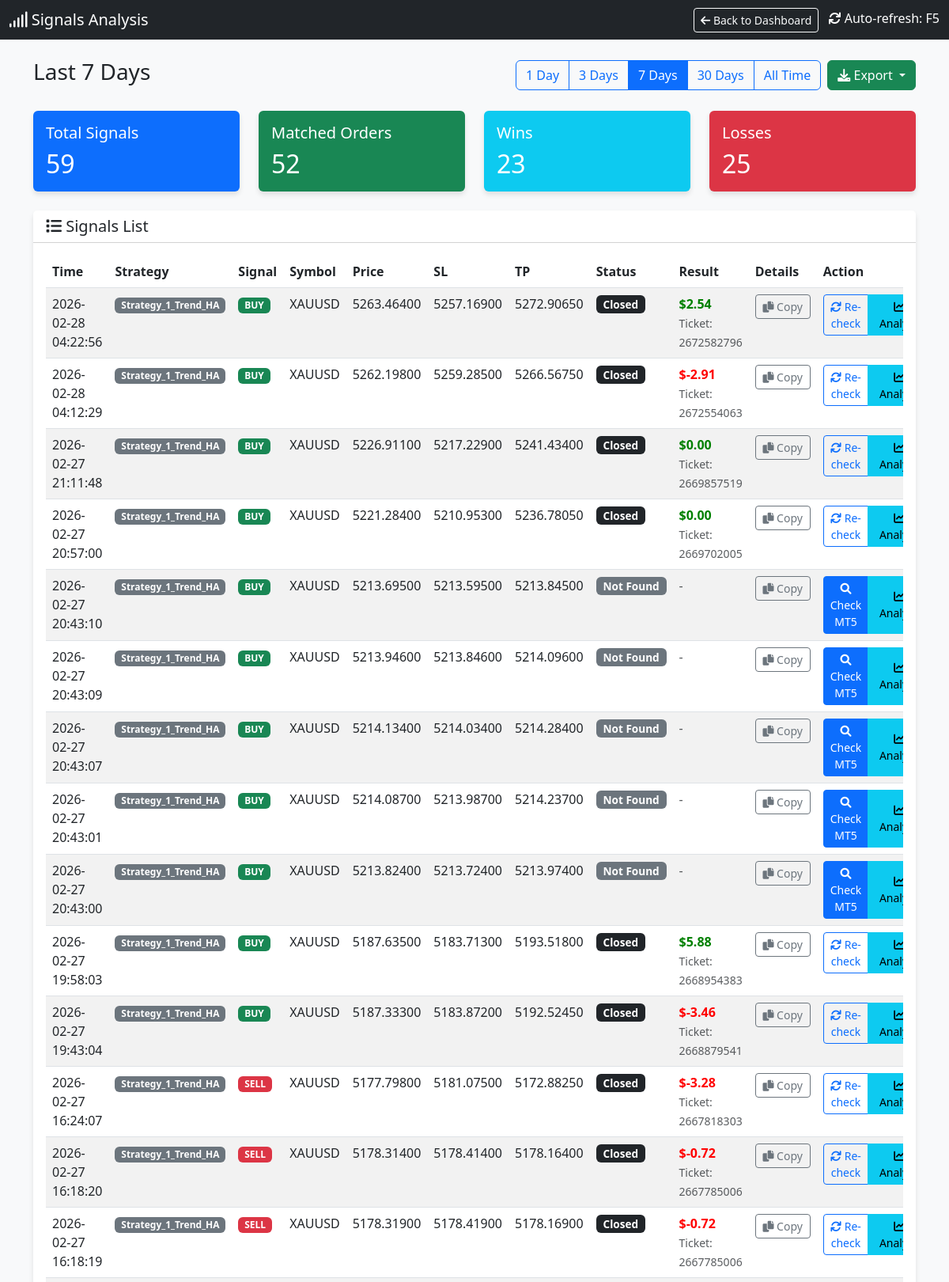
The app's page /signals (upper part) with its own data.
### tables this page shows
CREATE TABLE signals (
                id INTEGER PRIMARY KEY AUTOINCREMENT,
                timestamp DATETIME DEFAULT CURRENT_TIMESTAMP,
                strategy_name TEXT,
                symbol TEXT,
                signal_type TEXT,
                price REAL,
                sl REAL,
                tp REAL,
                indicators TEXT,
                status TEXT,
                account_id INTEGER DEFAULT 0
            );

CREATE TABLE orders (
                ticket INTEGER PRIMARY KEY,
                strategy_name TEXT,
                symbol TEXT,
                order_type TEXT,
                volume REAL,
                open_price REAL,
                sl REAL,
                tp REAL,
                open_time DATETIME,
                close_price REAL,
                profit REAL,
                comment TEXT,
                account_id INTEGER DEFAULT 0
            );

### dashboard.py (the view)
@app.route('/signals')
def signals_page():
    cur = get_db().cursor()
    days_param = request.args.get('days', '7')  # Default 7 days
    if days_param == "all":
        days = 36500
        filter_label = "All Time"
    else:
        try:
            days = int(days_param)
            filter_label = f"Last {days} Days"
        except:
            days = 7
            filter_label = "Last 7 Days"
    cutoff_date = datetime.now() - timedelta(days=days)
    cutoff_str = cutoff_date.strftime("%Y-%m-%d %H:%M:%S")
    cur.execute("SELECT * FROM signals WHERE timestamp >= ? ORDER BY timestamp DESC", (cutoff_str,))
    signals = cur.fetchall()
    signals_with_status = []
    for sig in signals:
        signal_dict = dict(sig)
        try:
            sig_timestamp = sig['timestamp']
            if isinstance(sig_timestamp, str):
                try:
                    sig_time = datetime.strptime(sig_timestamp, '%Y-%m-%d %H:%M:%S')
                except:
                    try:
                        sig_time = datetime.strptime(sig_timestamp, '%Y-%m-%d %H:%M:%S.%f')
                    except:
                        sig_time = datetime.fromisoformat(sig_timestamp.replace('Z', '+00:00'))
            else:
                sig_time = datetime.fromtimestamp(sig_timestamp)
            time_lower = (sig_time - timedelta(seconds=30)).strftime('%Y-%m-%d %H:%M:%S')
            time_upper = (sig_time + timedelta(seconds=30)).strftime('%Y-%m-%d %H:%M:%S')
        except Exception as e:
            time_lower = None
            time_upper = None
        matching_order = None
        if time_lower and time_upper:
            try:
                cur.execute("""
                    SELECT * FROM orders
                    WHERE strategy_name = ?
                    AND symbol = ?
                    AND order_type = ?
                    AND open_time BETWEEN ? AND ?
                    ORDER BY ABS(open_price - ?) ASC
                    LIMIT 1
                """, (sig['strategy_name'], sig['symbol'], sig['signal_type'], time_lower, time_upper, sig['price']))
                matching_order = cur.fetchone()
            except Exception as e:
                pass
        if matching_order:
            signal_dict['order_ticket'] = matching_order['ticket']
            signal_dict['order_profit'] = matching_order['profit']
            signal_dict['order_status'] = 'closed' if matching_order['profit'] is not None else 'open'
            signal_dict['has_order'] = True
        else:
            signal_dict['order_ticket'] = None
            signal_dict['order_profit'] = None
            signal_dict['order_status'] = 'not_found'
            signal_dict['has_order'] = False
        signals_with_status.append(signal_dict)
    total_signals = len(signals_with_status)
    matched_orders = len([s for s in signals_with_status if s['has_order']])
    wins = len([s for s in signals_with_status if s['has_order'] and s['order_profit'] is not None and s['order_profit'] > 0])
    losses = len([s for s in signals_with_status if s['has_order'] and s['order_profit'] is not None and s['order_profit'] < 0])
    cur.execute("SELECT DISTINCT strategy_name FROM orders ORDER BY strategy_name")
    strategies = [row['strategy_name'] for row in cur.fetchall()]
    return render_template('signals.html',
                         signals=signals_with_status,
                         total_signals=total_signals,
                         matched_orders=matched_orders,
                         wins=wins,
                         losses=losses,
                         current_filter=days_param,
                         filter_label=filter_label,
                         strategies=strategies)

### dashboard.py (called while the page is built)
def get_db():
    db = getattr(g, '_database', None)
    if db is None:
        db = g._database = sqlite3.connect(DB_PATH)
        db.row_factory = sqlite3.Row
    return db

@app.teardown_appcontext
def close_connection(exception):
    db = getattr(g, '_database', None)
    if db is not None:
        db.close()

def format_vn_time(value):
    if not value:
        return ""
    try:
        if isinstance(value, str):
            try:
                dt = datetime.strptime(value, "%Y-%m-%d %H:%M:%S")
            except ValueError:
                try:
                    dt = datetime.strptime(value, "%Y-%m-%d %H:%M:%S.%f")
                except ValueError:
                    dt = datetime.strptime(value, "%Y-%m-%d %H:%M")
        else:
            dt = value
        vn_time = dt + timedelta(hours=7)
        res = vn_time.strftime("%Y-%m-%d %H:%M:%S")
        return res
    except Exception as e:
        print(f"DEBUG: Error parsing '{value}': {e}")
        return value # Return original on error

### templates/signals.html (shortened to what this page needs)
<!DOCTYPE html>
<html lang="en">
<head>
    <link href="https://cdn.jsdelivr.net/npm/bootstrap@5.3.0/dist/css/bootstrap.min.css" rel="stylesheet">
    <link href="https://cdnjs.cloudflare.com/ajax/libs/font-awesome/6.0.0/css/all.min.css" rel="stylesheet">
</head>
<body>
    <nav class="navbar navbar-dark bg-dark mb-4">
        <div class="container-fluid">
            <span class="navbar-brand mb-0 h1"><i class="fas fa-signal"></i> Signals Analysis</span>
            <div>
                <a href="/" class="btn btn-outline-light btn-sm me-2">
                    <i class="fas fa-arrow-left"></i> Back to Dashboard
                </a>
                <span class="text-white"><i class="fas fa-sync"></i> Auto-refresh: F5</span>
            </div>
        </div>
    </nav>
    <div class="container mb-4">
        <div class="d-flex justify-content-between align-items-center">
            <h3>{{ filter_label }}</h3>
            <div class="d-flex gap-2">
                <div class="btn-group" role="group">
                    <a href="/signals?days=1" class="btn btn-outline-primary {% if current_filter == '1' %}active{% endif %}">1 Day</a>
                    <a href="/signals?days=3" class="btn btn-outline-primary {% if current_filter == '3' %}active{% endif %}">3 Days</a>
                    <a href="/signals?days=7" class="btn btn-outline-primary {% if current_filter == '7' %}active{% endif %}">7 Days</a>
                    <a href="/signals?days=30" class="btn btn-outline-primary {% if current_filter == '30' %}active{% endif %}">30 Days</a>
                    <a href="/signals?days=all" class="btn btn-outline-primary {% if current_filter == 'all' %}active{% endif %}">All Time</a>
                </div>
                <div class="btn-group" role="group">
                    <button type="button" class="btn btn-success dropdown-toggle" data-bs-toggle="dropdown" aria-expanded="false" title="Export to CSV">
                        <i class="fas fa-download"></i> Export
                    </button>
                </div>
            </div>
        </div>
    </div>
    <div class="container">
        <div class="row mb-4">
            <div class="col-md-3">
                <div class="card bg-primary text-white">
                    <div class="card-body">
                        <h5 class="card-title">Total Signals</h5>
                        <h2 class="card-text">{{ total_signals }}</h2>
                    </div>
                </div>
            </div>
            <div class="col-md-3">
                <div class="card bg-success text-white">
                    <div class="card-body">
                        <h5 class="card-title">Matched Orders</h5>
                        <h2 class="card-text">{{ matched_orders }}</h2>
                    </div>
                </div>
            </div>
            <div class="col-md-3">
                <div class="card bg-info text-white">
                    <div class="card-body">
                        <h5 class="card-title">Wins</h5>
                        <h2 class="card-text">{{ wins }}</h2>
                    </div>
                </div>
            </div>
            <div class="col-md-3">
                <div class="card bg-danger text-white">
                    <div class="card-body">
                        <h5 class="card-title">Losses</h5>
                        <h2 class="card-text">{{ losses }}</h2>
                    </div>
                </div>
            </div>
        </div>
        <div class="card">
            <div class="card-header bg-white">
                <h5 class="mb-0"><i class="fas fa-list"></i> Signals List</h5>
            </div>
            <div class="card-body">
                <div class="table-responsive">
                    <table class="table table-hover table-striped">
                        <thead>
                            <tr>
                                <th>Time</th>
                                <th>Strategy</th>
                                <th>Signal</th>
                                <th>Symbol</th>
                                <th>Price</th>
                                <th>SL</th>
                                <th>TP</th>
                                <th>Status</th>
                                <th>Result</th>
                                <th>Details</th>
                                <th>Action</th>
                            </tr>
                        </thead>
                        <tbody>
                            {% for sig in signals %}
                            <tr class="signal-row" id="signal-row-{{ sig.id }}">
                                <td>{{ sig.timestamp | to_vn_time }}</td>
                                <td><span class="badge bg-secondary">{{ sig.strategy_name }}</span></td>
                                <td>
                                    {% if sig.signal_type == 'BUY' %}
                                    <span class="badge badge-buy">BUY</span>
                                    {% else %}
                                    <span class="badge badge-sell">SELL</span>
                                    {% endif %}
                                </td>
                                <td>{{ sig.symbol }}</td>
                                <td>{{ "%.5f"|format(sig.price) }}</td>
                                <td>{{ "%.5f"|format(sig.sl) if sig.sl else '-' }}</td>
                                <td>{{ "%.5f"|format(sig.tp) if sig.tp else '-' }}</td>
                                <td id="status-{{ sig.id }}">
                                    {% if sig.has_order %}
                                        {% if sig.order_status == 'closed' %}
                                            <span class="badge bg-dark status-badge">Closed</span>
                                        {% else %}
                                            <span class="badge bg-warning status-badge">Open</span>
                                        {% endif %}
                                    {% else %}
                                        <span class="badge bg-secondary status-badge">Not Found</span>
                                    {% endif %}
                                </td>
                                <td id="result-{{ sig.id }}">
                                    {% if sig.has_order and sig.order_profit is not none %}
                                        <span class="{% if sig.order_profit >= 0 %}profit-pos{% else %}profit-neg{% endif %}">
                                            ${{ "%.2f"|format(sig.order_profit) }}
                                        </span>
                                        <br>
                                        <small class="text-muted">Ticket: {{ sig.order_ticket }}</small>
                                    {% elif sig.has_order %}
                                        <span class="text-muted">Running...</span>
                                    {% else %}
                                        <span class="text-muted">-</span>
                                    {% endif %}
                                </td>
                                <td id="details-{{ sig.id }}">
                                    <button class="btn btn-sm btn-outline-secondary copy-details-btn"
                                            data-signal-id="{{ sig.id }}"
                                            data-signal-data='{{ sig|tojson }}'
                                            title="Copy signal details">
                                        <i class="fas fa-copy"></i> Copy
                                    </button>
                                </td>
                                <td id="action-{{ sig.id }}">
                                    <div class="btn-group" role="group">
                                        {% if not sig.has_order %}
                                            <button class="btn btn-sm btn-primary check-mt5-btn" data-signal-id="{{ sig.id }}">
                                                <i class="fas fa-search"></i> Check MT5
                                            </button>
                                        {% else %}
                                            <button class="btn btn-sm btn-outline-primary check-mt5-btn" data-signal-id="{{ sig.id }}">
                                                <i class="fas fa-sync"></i> Re-check
                                            </button>
                                        {% endif %}
                                        <button class="btn btn-sm btn-info analyze-signal-btn" data-signal-id="{{ sig.id }}" title="Analyze signal">
                                            <i class="fas fa-chart-line"></i> Analyze
                                        </button>
                                    </div>
                                </td>
                            </tr>
                            {% endfor %}
                        </tbody>
                    </table>
                </div>
            </div>
        </div>
    </div>
</body>
</html>

### templates/signals.html (style rules this page uses)
body { background-color: #f8f9fa; }
.card { box-shadow: 0 4px 6px rgba(0, 0, 0, 0.1); border: none; }
.profit-pos { color: green; font-weight: bold; }
.profit-neg { color: red; font-weight: bold; }
.badge-buy { background-color: #198754; }
.badge-sell { background-color: #dc3545; }
.status-badge { font-size: 0.85em; padding: 0.35em 0.65em; }
.signal-row { transition: background-color 0.2s; }
.copy-details-btn { min-width: 70px; }
.analyze-signal-btn { min-width: 80px; }

### records on screen
signals: timestamp|to_vn_time "2026-02-28 04:22:56", strategy_name "Strategy_1_Trend_HA", symbol "XAUUSD", price "5263.46400", sl "5257.16900", tp "5272.90650"
orders: order_profit "2.54", order_ticket "2672582796"
signals: timestamp|to_vn_time "2026-02-28 04:12:29", strategy_name "Strategy_1_Trend_HA", symbol "XAUUSD", price "5262.19800", sl "5259.28500", tp "5266.56750"
orders: order_profit "-2.91", order_ticket "2672554063"
signals: timestamp|to_vn_time "2026-02-27 21:11:48", strategy_name "Strategy_1_Trend_HA", symbol "XAUUSD", price "5226.91100", sl "5217.22900", tp "5241.43400"
orders: order_profit "0.00", order_ticket "2669857519"
signals: timestamp|to_vn_time "2026-02-27 20:57:00", strategy_name "Strategy_1_Trend_HA", symbol "XAUUSD", price "5221.28400", sl "5210.95300", tp "5236.78050"
orders: order_profit "0.00", order_ticket "2669702005"
signals: timestamp|to_vn_time "2026-02-27 20:43:10", strategy_name "Strategy_1_Trend_HA", signal_type "BUY", symbol "XAUUSD", price "5213.69500", sl "5213.59500", tp "5213.84500", shows "Not Found"
signals: timestamp|to_vn_time "2026-02-27 20:43:09", strategy_name "Strategy_1_Trend_HA", signal_type "BUY", symbol "XAUUSD", price "5213.94600", sl "5213.84600", tp "5214.09600", shows "Not Found"
signals: timestamp|to_vn_time "2026-02-27 20:43:07", strategy_name "Strategy_1_Trend_HA", signal_type "BUY", symbol "XAUUSD", price "5214.13400", sl "5214.03400", tp "5214.28400", shows "Not Found"
signals: timestamp|to_vn_time "2026-02-27 20:43:01", strategy_name "Strategy_1_Trend_HA", signal_type "BUY", symbol "XAUUSD", price "5214.08700", sl "5213.98700", tp "5214.23700", shows "Not Found"
signals: timestamp|to_vn_time "2026-02-27 20:43:00", strategy_name "Strategy_1_Trend_HA", signal_type "BUY", symbol "XAUUSD", price "5213.82400", sl "5213.72400", tp "5213.97400", shows "Not Found"
signals: timestamp|to_vn_time "2026-02-27 19:58:03", strategy_name "Strategy_1_Trend_HA", symbol "XAUUSD", price "5187.63500", sl "5183.71300", tp "5193.51800"
orders: order_profit "5.88", order_ticket "2668954383"
signals: timestamp|to_vn_time "2026-02-27 19:43:04", strategy_name "Strategy_1_Trend_HA", symbol "XAUUSD", price "5187.33300", sl "5183.87200", tp "5192.52450"
orders: order_profit "-3.46", order_ticket "2668879541"
signals: timestamp|to_vn_time "2026-02-27 16:24:07", strategy_name "Strategy_1_Trend_HA", symbol "XAUUSD", price "5177.79800", sl "5181.07500", tp "5172.88250"
orders: order_profit "-3.28", order_ticket "2667818303"
signals: timestamp|to_vn_time "2026-02-27 16:18:20", strategy_name "Strategy_1_Trend_HA", symbol "XAUUSD", price "5178.31400", sl "5178.41400", tp "5178.16400"
orders: order_profit "-0.72" "-0.72", order_ticket "2667785006" "2667785006"
signals: timestamp|to_vn_time "2026-02-27 16:18:19", strategy_name "Strategy_1_Trend_HA", symbol "XAUUSD", price "5178.31900", sl "5178.41900", tp "5178.16900"

### other values on screen
{{ filter_label }} "Last 7 Days"
{{ total_signals }} "59"
{{ matched_orders }} "52"
{{ wins }} "23"
{{ losses }} "25"
